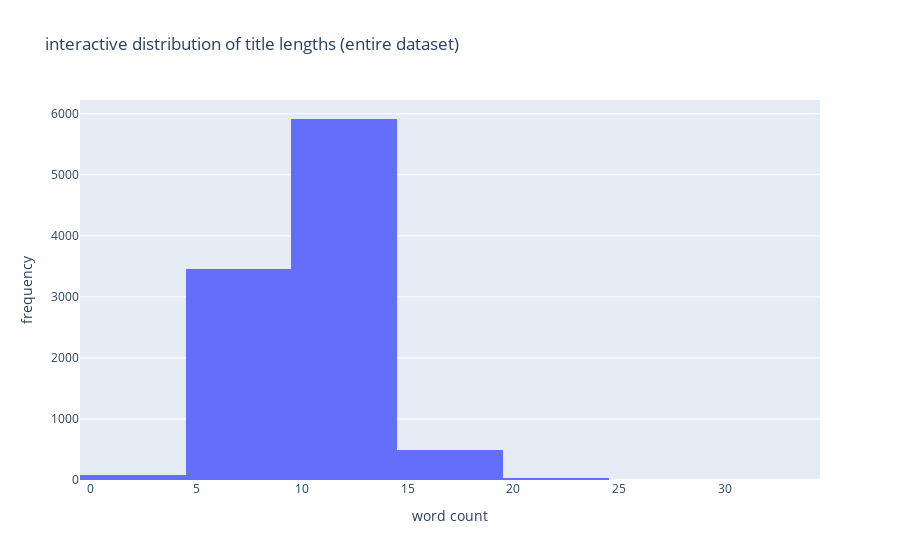
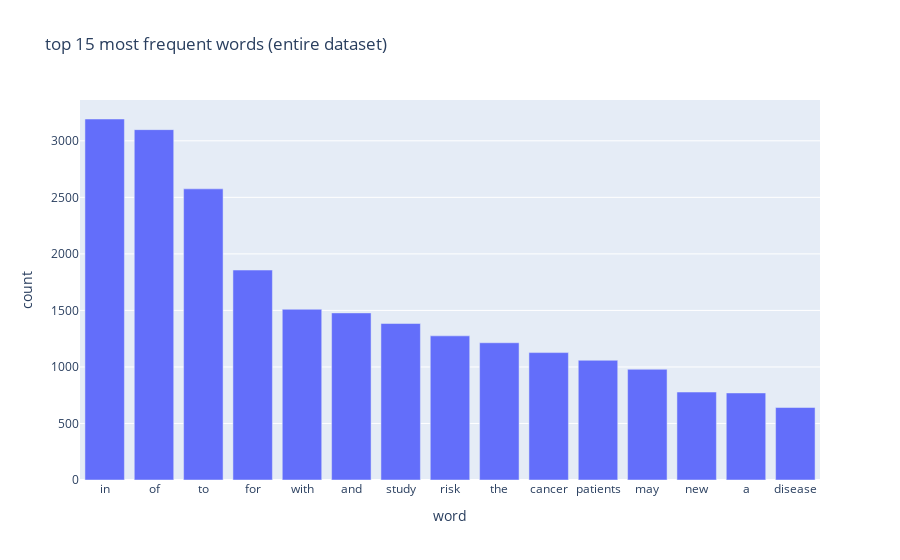

The cell these charts' notebook holds for them, in order:
### Markdown cell above
<strong>s3. basic exploratory data analysis: breakdown message</strong>

-check basic stats for numeric columns across the entire dataset  
-analyze length of all cleaned titles  
-visualize distribution of these lengths with an interactive histogram  
-display the top 15 most frequent words  
-optionally explore date patterns if 'id' was parsed

### Code cell
# s3. basic exploratory data analysis: code

import plotly.express as px
from collections import Counter

# display summary statistics for title_length in df_full
print(df_full['title_length'].describe())  
# reason: .describe() returns numeric stats (count, mean, std, etc.)

# create an interactive histogram of title_length
fig_hist = px.histogram(
    df_full,
    x='title_length',
    nbins=10,
    title='interactive distribution of title lengths (entire dataset)'
)
# syntax: px.histogram(dataframe, x=column, nbins=10) -> returns a figure object

fig_hist.update_layout(
    xaxis_title='word count',
    yaxis_title='frequency'
)
fig_hist.show()  
# reason: shows an interactive chart for exploring how many words appear in titles

# create a bar chart of the top 15 most frequent words in cleaned_title
all_words = " ".join(df_full['cleaned_title']).split()  
# reason: combine all text into one string, then split by whitespace
word_counts = Counter(all_words)  
# reason: Counter counts the frequency of each word
common_words = word_counts.most_common(15)
common_df = pd.DataFrame(common_words, columns=['word', 'count'])

fig_bar = px.bar(
    common_df,
    x='word',
    y='count',
    title='top 15 most frequent words (entire dataset)'
)
fig_bar.update_layout(
    xaxis_title='word',
    yaxis_title='count'
)
fig_bar.show()
# reason: displays which words appear most often

# personal notes
# - summary statistics highlight the title_length distribution
# - histogram illustrates how many words are used per headline
# - bar chart shows the most common words in the dataset
# - next step might involve topic modeling or clustering

### Figure 1 — Plotly figure (JSON) as saved in the notebook; plotly's stock layout.template omitted (floating-point values rounded to 4 significant figures; data arrays with more than 128 entries replaced by an {"elided": "..."} marker saying what was removed)
{"data": [{"alignmentgroup": "True", "bingroup": "x", "hovertemplate": "title_length=%{x}<br>count=%{y}<extra></extra>", "legendgroup": "", "marker": {"color": "#636efa", "pattern": {"shape": ""}}, "name": "", "nbinsx": 10, "offsetgroup": "", "orientation": "v", "showlegend": false, "type": "histogram", "x": {"elided": "9988 int values"}, "xaxis": "x", "yaxis": "y"}], "layout": {"barmode": "relative", "legend": {"tracegroupgap": 0}, "title": {"text": "interactive distribution of title lengths (entire dataset)"}, "xaxis": {"anchor": "y", "domain": [0, 1], "title": {"text": "word count"}}, "yaxis": {"anchor": "x", "domain": [0, 1], "title": {"text": "frequency"}}}}

### Figure 2 — Plotly figure (JSON) as saved in the notebook; plotly's stock layout.template omitted (floating-point values rounded to 4 significant figures)
{"data": [{"alignmentgroup": "True", "hovertemplate": "word=%{x}<br>count=%{y}<extra></extra>", "legendgroup": "", "marker": {"color": "#636efa", "pattern": {"shape": ""}}, "name": "", "offsetgroup": "", "orientation": "v", "showlegend": false, "textposition": "auto", "type": "bar", "x": ["in", "of", "to", "for", "with", "and", "study", "risk", "the", "cancer", "patients", "may", "new", "a", "disease"], "xaxis": "x", "y": [3193, 3099, 2575, 1857, 1510, 1478, 1384, 1275, 1214, 1127, 1059, 979, 778, 770, 641], "yaxis": "y"}], "layout": {"barmode": "relative", "legend": {"tracegroupgap": 0}, "title": {"text": "top 15 most frequent words (entire dataset)"}, "xaxis": {"anchor": "y", "domain": [0, 1], "title": {"text": "word"}}, "yaxis": {"anchor": "x", "domain": [0, 1], "title": {"text": "count"}}}}
